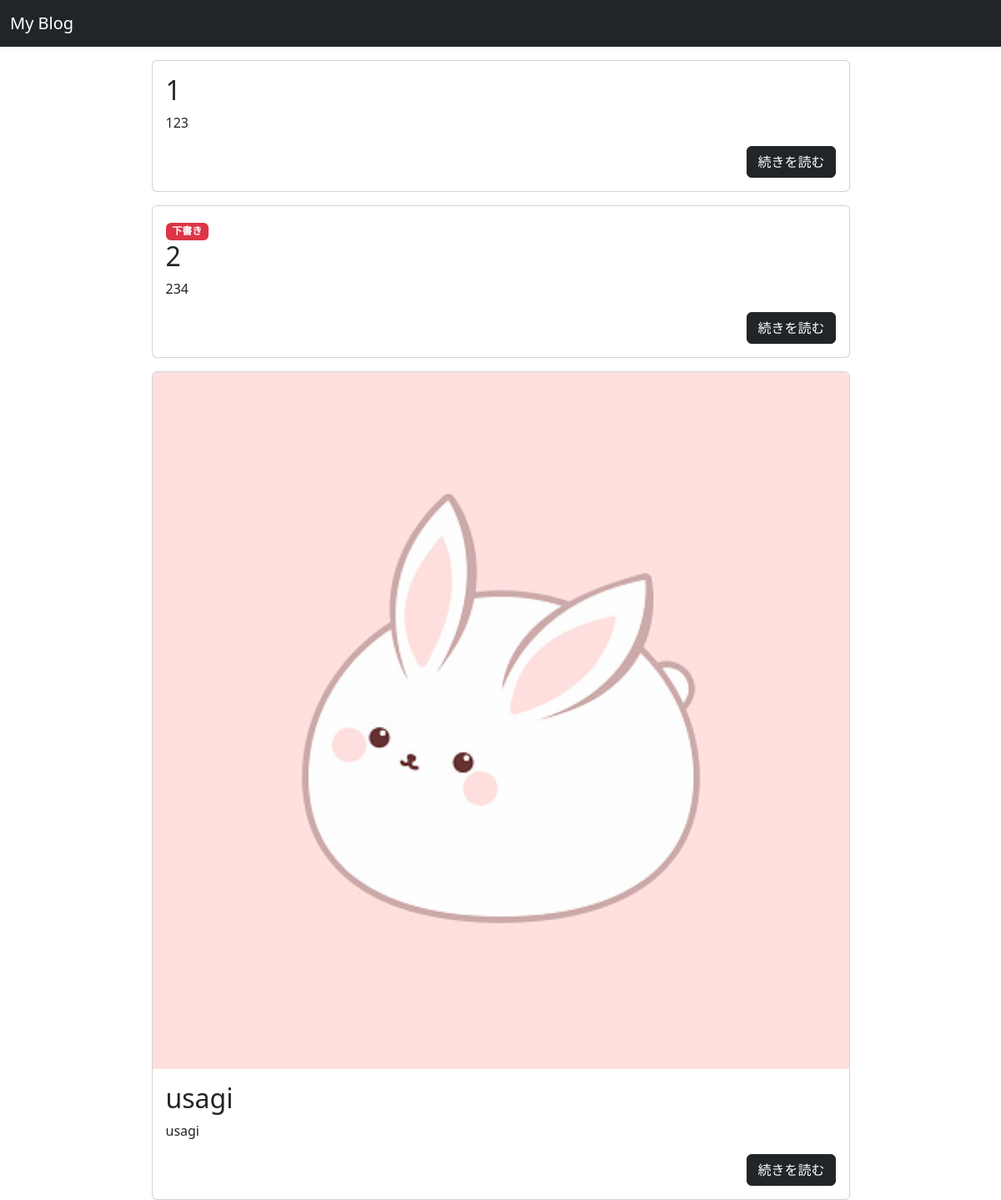
The app's page / (signed in) with its own data.
### blog/models.py (models this page shows, shortened)
class Post(models.Model):
  title = models.CharField(max_length = 100)
  content = models.TextField()
  created_at = models.DateTimeField(auto_now_add = True)
  updated_at = models.DateTimeField(auto_now = True)
  is_published = models.BooleanField(default = False)
  image = models.ImageField(upload_to ="uploads/", null = True, blank = True)

### blog/views.py (the view)
# urls.py: path("", PostList.as_view(), name ="post_list"),
class PostList(ListView):
    model = Post
    context_object_name = "posts"

### blog/templates/blog/post_list.html
{% extends 'blog/base.html' %}
{% block content %}
{% for post in posts %}
  {% if post.is_published or user.is_authenticated %}
  <div class ="card w-75 mt-3 mx-auto">
    {% if post.image %}
    <img src ="{{ post.image.url }}" class=" card-img-top" alt ="{{ post.title }}">
    {% endif %}
    <div class ="card-body">
      {% if not post.is_published %}
        <span class ="badge bg-danger"> 下書き </span>
      {% endif %}
      <h2 class ="card-title">{{ post.title }}</h2 >
      <p class ="card-text">{{ post.content | truncatechars:30 }}</p >
      <div class ="d-grid gap-2 d-md-flex justify-content-md-end">
        <a href ="{% url 'post_detail' post.pk %}" class ="btn btn-dark">続きを読む</a >
      </div >
    </div >
  </div >
  {% endif %}
{% endfor %}
{% endblock content %}

### records on screen
Post: title "1", content "123"
Post: is_published "下書き", title "2", content "234"
Post: image (picture), title "usagi", content "usagi"
